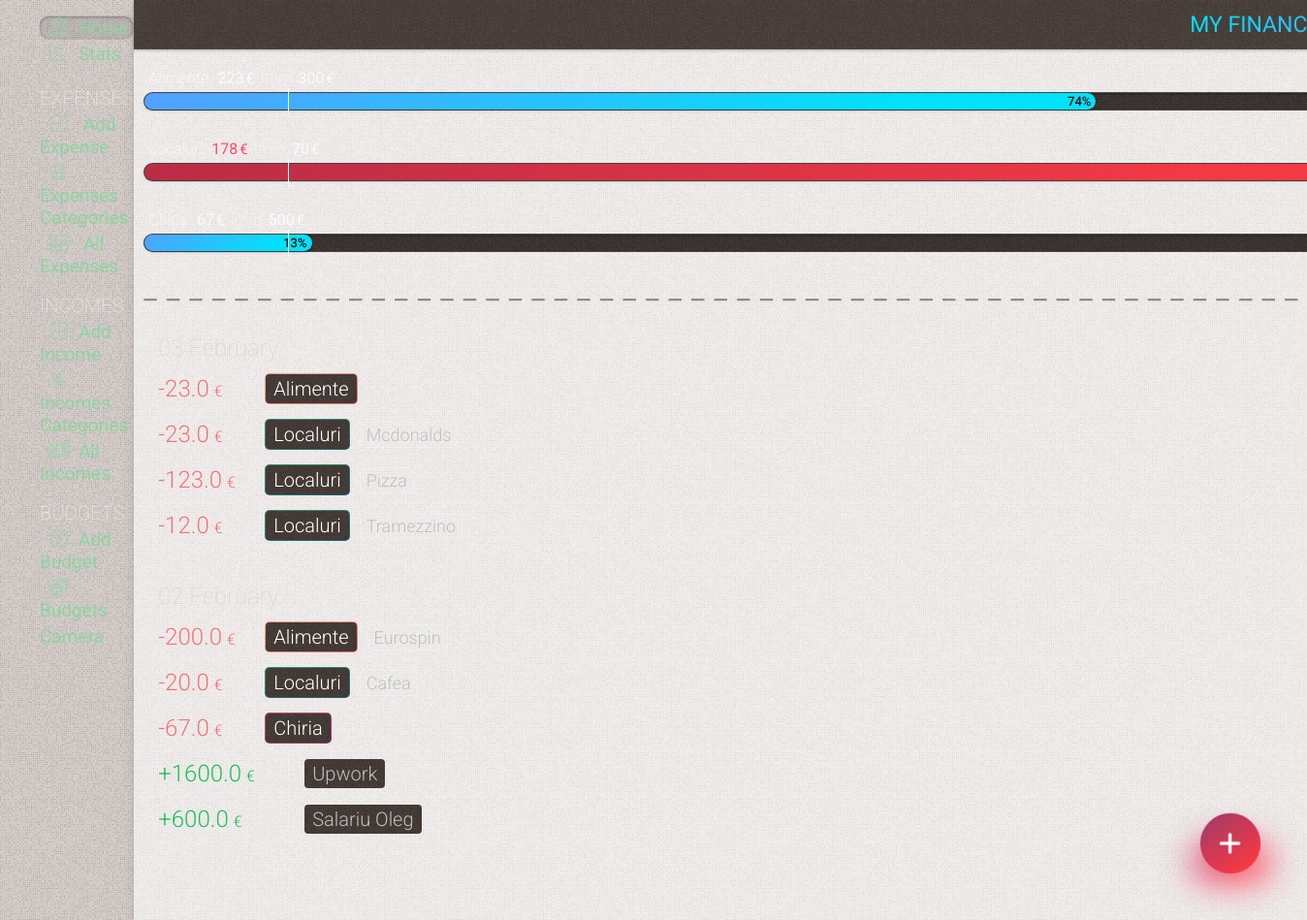
The page / on the database its author committed.
### tables this page shows
CREATE TABLE budget
(
    id       INTEGER PRIMARY KEY AUTOINCREMENT,
    amount   REAL    NOT NULL,
    category INTEGER NOT NULL

);

CREATE TABLE expenses
(
    id          INTEGER PRIMARY KEY AUTOINCREMENT,
    date        TIMESTAMP NOT NULL DEFAULT CURRENT_TIMESTAMP,
    sum         REAL      NOT NULL,
    category    INTEGER   NOT NULL,
    subcategory INTEGER   NOT NULL,
    comment     TEXT

);

CREATE TABLE categories
(
    id    INTEGER PRIMARY KEY AUTOINCREMENT,
    name  TEXT NOT NULL,
    color TEXT,
    state TEXT DEFAULT false
);

CREATE TABLE subcategories
(
    id          INTEGER PRIMARY KEY AUTOINCREMENT,
    name        TEXT    NOT NULL,
    category_id INTEGER NOT NULL,
    state       TEXT DEFAULT false

);

### app.py (the view)
@app.route('/')
def index():
    conn = get_db_connection()
    this_month_transactions = conn.execute(
        "SELECT expenses.id, "
        "strftime('%Y', date) as year, "
        "strftime('%m', date) as month, "
        "strftime('%d', date) as day, "
        "categories.name as category, "
        "categories.color as color, "
        "subcategories.name as subcategory, "
        "sum, "
        "comment "
        "FROM expenses "
        "LEFT JOIN categories on categories.id = expenses.category "
        "LEFT JOIN subcategories on subcategories.id = expenses.subcategory "
        "WHERE strftime('%Y', date) = strftime('%Y', date('now')) AND strftime('%m', date) = strftime('%m', date('now')) "

        "UNION ALL "
        "SELECT incomes.id, "
        "strftime('%Y', date) as year, "
        "strftime('%m', date) as month, "
        "strftime('%d', date) as day, "
        "categories_income.name as category, "
        "NULL as color, "
        "NULL as subcategory, "
        "amount, "
        "comment "
        "FROM incomes "
        "LEFT JOIN categories_income on categories_income.id = incomes.category "
        # "LEFT JOIN subcategories on subcategories.id = incomes.subcategory "
        "WHERE strftime('%Y', date) = strftime('%Y', date('now')) AND strftime('%m', date) = strftime('%m', date('now')) "
        "ORDER BY day DESC "
    ).fetchall()
    sum_months = conn.execute(
        "SELECT "
        "sum, strftime('%m', date) as month, strftime('%Y', date) as year "
        "FROM expenses "
    ).fetchall()
    sum_months_income = conn.execute(
        "SELECT "
        "amount, strftime('%m', date) as month, strftime('%Y', date) as year "
        "FROM incomes "
    ).fetchall()
    budgets = conn.execute(
        "SELECT SUM(sum) as su, "
        "categories.name as categor, "
        "budget.amount as amount "
        "FROM  expenses "
        "LEFT JOIN categories on categories.id = expenses.category "
        "LEFT JOIN budget on categories.id = budget.category "
        "WHERE strftime('%m.%Y', date) = strftime('%m.%Y','now') "
        "GROUP BY expenses.category "
        "LIMIT 5"
    ).fetchall()
    this_year = datetime.now().year
    this_month = datetime.now().month
    category_sum_total = conn.execute(
        "SELECT  sum, categories.name as category, strftime('%m', date) as month, strftime('%Y', date) as year "
        "FROM expenses  "
        "LEFT JOIN categories on categories.id = expenses.category "
    ).fetchall()
    budgets2 = conn.execute(
        "SELECT SUM(sum) as su, "
        "budget.id as bid, "
        "categories.name as categor, "
        "categories.color as color, "
        "budget.amount as amount "
        "FROM  expenses "
        "LEFT JOIN categories on categories.id = expenses.category "
        "LEFT JOIN budget on categories.id = budget.category "
        "WHERE strftime('%m.%Y', date) = strftime('%m.%Y','now') and amount != '' "
        "GROUP BY bid "
        "LIMIT 3"
    ).fetchall()
    conn.close()
    now = datetime.now()
    days_in_month = calendar.monthrange(now.year, now.month)[1]
    current_day = datetime.now().day
    return render_template('index.html', title='My Finance Tracker', gradient='text-gradient-blue',
                           this_month_transactions=this_month_transactions, sum_months=sum_months,
                           sum_months_income=sum_months_income, category_sum_total=category_sum_total,
                           this_year=this_year, this_month=this_month, budgets2=budgets2, days_in_month=days_in_month,
                           current_day=current_day)

### app.py (called while the page is built)
def get_db_connection():
    conn = sqlite3.connect('static/database.db')
    conn.row_factory = sqlite3.Row
    return conn

@app.template_filter('month_name')
def month_name(month_number):
    return calendar.month_name[month_number]

### templates/index.html (shortened to what this page needs)
{% extends 'base.html' %} {% block content %}
	<div class="page_title {{ gradient }}" >
		<span >{% block title %} {{ title }} {% endblock %}</span >
	</div >
	<div class="content w-full" >
		<div class="flex flex-col w-full" >
			<div class="budgets budgets-home flex flex-col gap-30" >
				{% for su, bid, categor, color, amount in budgets2 %}
					<div class="flex" >
						<div class="budget-wrap  {{ color }}" >
							<div class="budget-wrap-span" >
								{% set per = su * 100 / amount %}
								{% set today = current_day * 100 / days_in_month %}
								<div class="budget-header subtitle2 flex-1" >
									<div class="budget-title" >{{ categor }}:</div >
									<div class="budget-su {% if per > 100 %} over{% endif %}
									{% if 75 < per < 100 %} startover{% endif %}" >{{ su|int }} <span >&euro;</span ></div >
									<div class="budget-from" >from</div >
									<div class="budget-amount" >{{ amount|int }}<span >&euro;</span ></div >
										{% set remained = amount - su %}
								</div >
								<div class="budget-progress" >
									<div class="progress
									{% if per > 100 %} over{% endif %}
									" style="width:{{ per|int }}%" >{{ per|int }}%
									</div >
									<div class="budget-progress-hide" >
									</div >
								</div >
							</div >
						</div >
					</div >
				{% endfor %}
			</div >
			<div class="divider" ></div >
			<div class="cards relative mt-10" >
				{% for key, list in this_month_transactions|groupby('day')|sort(attribute='0', reverse=True) %}
					<div class="cards-day" >{{ key }} {{ this_month|int|month_name }}</div >
					{% for id, year, month, day,  category, color, subcategory, sum, comment in list %}
						<div
								class="card flex items-center relative overflow-hidden flex-wrap {% if not color %} card-income {% endif %}" >
							<div class="flex items-center w-full" >
								<div class="card-info flex flex-1" >
									<div class="flex flex-1" >
										<span class="card-amount flex items-center" >  {{ sum }} <span >&euro;</span > </span >
										<div class="flex flex-col justify-center ml-15" >
											<div class="flex items-center" >
												<span class="{{ color }} card-category" ><span >{{ category }}</span >    </span >
												{% if (subcategory != '') and (subcategory !=None) %}
													<span class="card-subcategory ml-10" >  {{ subcategory }}  </span >
												{% endif %}
											</div >
										</div >
									</div >
								</div >
							</div >
						</div >
					{% endfor %}
				{% endfor %}
			</div >
		</div >
	</div >
{% endblock %}

### templates/base.html (shortened to what this page needs)
<!DOCTYPE html>
<html lang="en" class="dark-theme" >
<head >
	<link rel="stylesheet" href="{{ url_for('static', filename= 'css/splide.min.css') }}" />
	<link rel="stylesheet" href="https://cdnjs.cloudflare.com/ajax/libs/font-awesome/6.0.0-beta3/css/all.min.css" />
	<link rel="stylesheet" href="{{ url_for('static', filename= 'css/mmenu.css') }}" />
	<link rel="stylesheet" href="{{ url_for('static', filename= 'css/styles.css') }}" />
</head >
<body class="w-full flex flex-col" >
<div class="flex container w-full h-full flex-1" >
	<nav id="menu" >
		<ul class="list-menu" >
			<li {% if request.path == '/' %} class="active" {% endif %}><a href="{{ url_for('index') }}" ><i
					class="fa-solid fa-bank" ></i >Home</a ></li >
			<li class="list-stats {% if request.path == '/stats' %} active {% endif %}" ><a href="{{ url_for('stats') }}" ><i
					class="fa-regular fa-chart-bar" ></i >Stats</a >
			</li >
			<li class="list-title mt-20" ><span >Expenses</span >
			<li class="list-expense {% if request.path == '/add' %} active {% endif %}" ><a href="{{ url_for('add') }}" >
				<i class="fa fa-regular fa-square-minus" ></i >
				Add Expense</a >
			</li >
			<li class="list-expense {% if request.path == '/categories' or title == 'Edit Category' or title == 'Edit Subcategory' %} active {% endif %}" >
				<a href="{{ url_for('categories') }}" >
					<i class="fa fa-grip-vertical" ></i >
					Expenses Categories</a >
			</li >
			<li class="list-expense {% if request.path == '/all-expenses' %} active {% endif %}" >
				<a href="{{ url_for('all_expenses') }}" >
					<i class="fa fa-solid fa-table-list" ></i >
					All Expenses</a >
			</li >
			</li >
			<li class="list-title" ><span >Incomes</span >
			<li class="list-income {% if request.path == '/add_income' %} active {% endif %}" ><a
					href="{{ url_for('add_income') }}" ><i class="fa fa-regular fa-square-plus" ></i >Add
																																														Income</a >
			</li >
			<li class="list-income {% if request.path == '/categories_income' or title == 'Edit Category Income' %} active {% endif %}" >
				<a href="{{ url_for('categories_income') }}" ><i class="fa fa-solid fa-euro-sign" ></i >Incomes
																																																Categories</a >
			</li >
			<li class="list-income {% if request.path == '/incomes' %} active {% endif %}" ><a
					href="{{ url_for('incomes') }}" ><i class="fa fa-solid fa-money-bill-1-wave" ></i >All
																																														 Incomes</a >
			</li >
			</li >
			<li class="list-title" ><span >Budgets</span >
			<li class="list-budget {% if request.path == '/add_budget' %} active {% endif %}" ><a
					href="{{ url_for('add_budget') }}" ><i class="fa fa-regular fa-square-plus" ></i >Add
																																														Budget</a >
			</li >
			<li class="list-budget {% if request.path == '/budgets' or title == 'Edit Budget' %} active {% endif %}" ><a
					href="{{ url_for('budgets') }}" ><i class="fa-solid fa-coins" ></i >Budgets</a ></li >
			</li >
			<li class="list-budget" ><a href="{{ url_for('test') }}" >Camera</a ></li >
		</ul >
	</nav >
	<div class="right-container overflow--hidden flex-1 " >
		{% block content %} {% endblock %}
	</div >
</div >
{% if request.path == '/' or request.path == '/all-expenses' %}
	<a href="/add" class="fancy-button  bg-gradient-red add" ><span ><i class="fa-solid fa-plus" ></i ></span ></a >
{% elif request.path == '/incomes' %}
	<a href="/add_income" class="fancy-button  bg-gradient-green add" ><span ><i
			class="fa-solid fa-plus" ></i ></span ></a >
{% endif %}
<link rel="stylesheet" href="https://cdn.jsdelivr.net/npm/flatpickr/dist/flatpickr.min.css" >
</body >
</html >

### static/css/mmenu.css (style rules this page uses)
:root { --mm-line-height: 20px; --mm-listitem-size: 38px; --mm-navbar-size: 44px; --mm-offset-top: 0; --mm-offset-right: 0; --mm-offset-bottom: 0; --mm-offset-left: 0; --mm-color-border: rgba(0, 0, 0, 0.1); --mm-color-button: rgba(0, 0, 0, 0.3); --mm-color-text: rgba(0, 0, 0, 0.75); --mm-color-text-dimmed: rgba(0, 0, 0, 0.3); --mm-color-background: #f3f3f3; --mm-color-background-highlight: rgba(0, 0, 0, 0.05); --mm-color-background-emphasis: rgba(255, 255, 255, 0.4); --mm-shadow: 0 0 10px rgba(0, 0, 0, 0.3) }
:root { --mm-iconbar-size: 50px }
:root { --mm-iconpanel-size: 50px }
:root { --mm-sidebar-collapsed-size: 50px; --mm-sidebar-expanded-size: 440px }

### rows shown on the page
budget: categor "Alimente", su "223", amount "300", per "74"
budget: categor "Localuri", su "178", amount "70", {{ per|int }} 254 (drawn)
budget: categor "Chiria", su "67", amount "500", category "13"
expenses: sum "23.0", name "Alimente"
expenses: sum "23.0", name "Localuri", name "Mcdonalds"
expenses: sum "123.0", name "Localuri", name "Pizza"
expenses: sum "12.0", name "Localuri", name "Tramezzino"
expenses: sum "200.0", name "Alimente", name "Eurospin"
expenses: sum "20.0", name "Localuri", name "Cafea"
expenses: sum "67.0", name "Chiria"

### other values the page prints
{{ title }} "MY…"
{{ key }} "03" "02"
{{ sum }} "1600.0" "600.0"
{{ category }} "Upwork" "Salariu Oleg"
